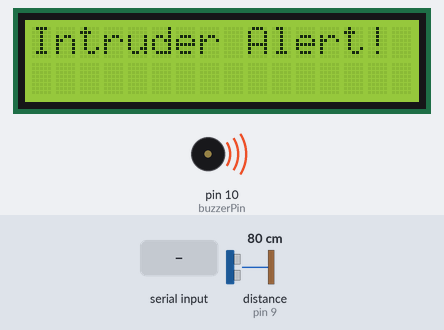
The sketch below on a simulated Arduino Uno, built with avr-gcc and run on an emulated ATmega328P. Shown: 16×2 character LCD, buzzer (waves = sounding, pin HIGH). Wiring (inferred from the names in the program): ultrasonic range finder: trigger pin 8; echo pin 9. The test bench sets the inputs (shaded band); at power-on: distance to the obstacle (sensor on pin 9) 80 cm. The echo pulse lasts 58.3 µs per cm; pins used as bus, display or sensor lines are not drawn; what the sketch prints to the serial monitor is not drawn.

Above: at 0.2 s.
1.3 s: "1" received over Serial
At 3.0 s:
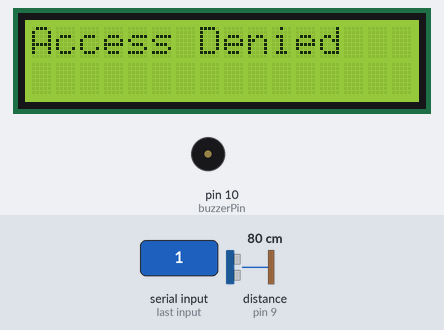
5.6 s: distance to the obstacle (sensor on pin 9) set to 97 cm
7.9 s: distance to the obstacle (sensor on pin 9) set to 104 cm
At 9.0 s:
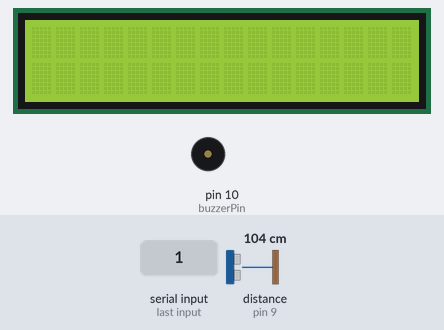
10.2 s: distance to the obstacle (sensor on pin 9) set to 2 cm
At 11.0 s:
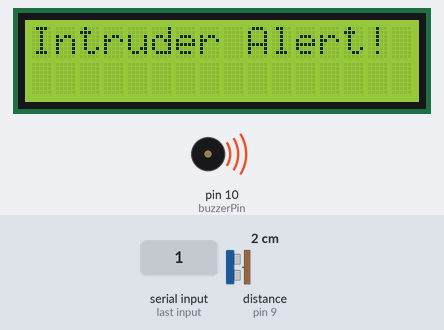
14.5 s: distance to the obstacle (sensor on pin 9) set to 120 cm
At 15.7 s:
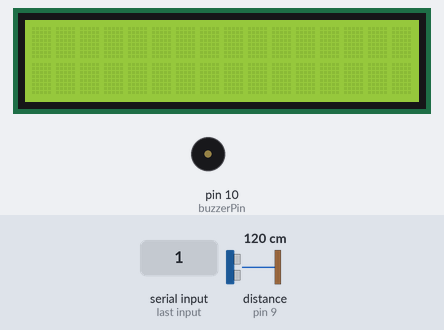
Timing chart, 0 to 17.1 s (numbered marks = the images above; inputs shaded):
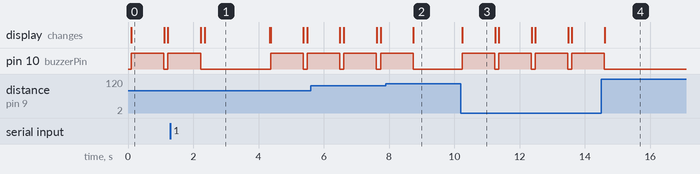

The sketch:

lcd_display.ino
```cpp
#include <LiquidCrystal_I2C.h>

// Initialize LCD with I2C address 0x27 and 16x2 dimensions
LiquidCrystal_I2C lcd(0x27, 16, 2);

// Ultrasonic Sensor Pins
const int trigPin = 8;
const int echoPin = 9;

// Buzzer Pin
const int buzzerPin = 10;

// Variables
long duration;
int distance;
bool isAuthorized = false;

// Authorized RFID Tag
String authorizedCard = "010046AAF21F"; // Replace with your RFID card ID

void setup() {
  // Initialize hardware serial communication
  Serial.begin(9600);

  // Initialize LCD
  lcd.init();
  lcd.backlight(); // Turn on backlight
  lcd.setCursor(0, 0); // Start at the first column, first row
  lcd.print("System Ready");

  // Set pin modes
  pinMode(trigPin, OUTPUT);
  pinMode(echoPin, INPUT);
  pinMode(buzzerPin, OUTPUT);

  // Initial state
  digitalWrite(buzzerPin, LOW);
  Serial.println("System Initialized. Waiting for RFID...");
}

void loop() {
  // Check RFID using hardware serial
  String readCard = "";
  while (Serial.available()) {
    char c = Serial.read();
    readCard += c; // Read the incoming data
  }

  // If an RFID tag is detected
  if (readCard.length() > 0) {
    Serial.println("Card Read: " + readCard);
    lcd.clear(); // Clear the LCD display

    // Verify RFID
    if (readCard.indexOf(authorizedCard) != -1) {
      Serial.println("Access Granted.");
      lcd.setCursor(0, 0);
      lcd.print("Access Granted"); // Print on LCD
      isAuthorized = true;
      delay(2000); // Display message for 2 seconds
    } else {
      Serial.println("Access Denied.");
      lcd.setCursor(0, 0);
      lcd.print("Access Denied"); // Print on LCD
      delay(2000); // Display message for 2 seconds
    }
    lcd.clear(); // Clear the LCD after displaying message
  }

  // Ultrasonic Sensor for Motion Detection
  digitalWrite(trigPin, LOW);
  delayMicroseconds(2);
  digitalWrite(trigPin, HIGH);
  delayMicroseconds(10);
  digitalWrite(trigPin, LOW);

  duration = pulseIn(echoPin, HIGH);
  distance = duration * 0.034 / 2; // Convert to cm

  // If motion detected and user is not authorized
  if (distance > 0 && distance < 100 && !isAuthorized) {
    Serial.println("Intruder Detected! Distance: " + String(distance) + "cm");
    lcd.setCursor(0, 0);
    lcd.print("Intruder Alert!"); // Print alert on LCD
    digitalWrite(buzzerPin, HIGH); // Turn on buzzer
    delay(1000);                   // Alarm for 1 second
    digitalWrite(buzzerPin, LOW);  // Turn off buzzer
    lcd.clear();                   // Clear LCD after alert
  } else {
    digitalWrite(buzzerPin, LOW);
  }

  delay(100); // Delay to avoid excessive reads
}
```

Measured:
- the behaviour switches between 101 and 102 cm on distance to the obstacle (sensor on pin 9) (found by bisection; images 1 and 2)
- after the input at 1.3 s, the display: first differs from a run without the input after 1.0 s (image 1)
- after the input at 7.9 s, pin 10 (buzzerPin): goes on until 8.7 s, then stays LOW
- after the input at 10.2 s, pin 10 (buzzerPin): alternates HIGH for 1.0 s and LOW for 0.12 s, starting at once; the display: changes at once (image 3)
- after the input at 14.5 s, pin 10 (buzzerPin): goes on until 14.6 s, then stays LOW
- what the display in image 0 shows lasts 1.0 s, from 0.1 s to 1.1 s
- what the display in image 1 shows lasts 2.0 s, from 2.3 s to 4.3 s
